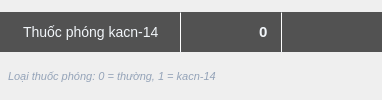
       <widget class="QWidget" name="kacn14Container" native="true">
        <layout class="QVBoxLayout" name="kacn14Layout">
         <property name="spacing">
          <number>3</number>
         </property>
         <property name="leftMargin">
          <number>0</number>
         </property>
         <property name="topMargin">
          <number>0</number>
         </property>
         <property name="rightMargin">
          <number>0</number>
         </property>
         <property name="bottomMargin">
          <number>0</number>
         </property>
         
         <!-- Capsule Input -->
         <item>
          <widget class="QWidget" name="kacn14Capsule" native="true">
           <property name="minimumSize">
            <size>
             <width>0</width>
             <height>40</height>
            </size>
           </property>
           <property name="maximumSize">
            <size>
             <width>16777215</width>
             <height>40</height>
            </size>
           </property>
           <layout class="QHBoxLayout" name="kacn14CapsuleLayout">
            <property name="spacing">
             <number>0</number>
            </property>
            <property name="leftMargin">
             <number>0</number>
            </property>
            <property name="topMargin">
             <number>0</number>
            </property>
            <property name="rightMargin">
             <number>0</number>
            </property>
            <property name="bottomMargin">
             <number>0</number>
            </property>
            
            <!-- Label bên trái -->
            <item>
             <widget class="QLabel" name="kacn14Label">
              <property name="minimumSize">
               <size>
                <width>180</width>
                <height>40</height>
               </size>
              </property>
              <property name="maximumSize">
               <size>
                <width>16777215</width>
                <height>40</height>
               </size>
              </property>
              <property name="text">
               <string>Thuốc phóng kacn-14</string>
              </property>
              <property name="alignment">
               <set>Qt::AlignLeft|Qt::AlignVCenter</set>
              </property>
              <property name="styleSheet">
               <string notr="true">QLabel {
    background-color: #525252;
    color: #F1F5F9;
    font-size: 14px;
    font-family: 'Tahoma', Arial, sans-serif;
    padding-left: 20px;
    border-top-left-radius: 25px;
    border-bottom-left-radius: 25px;
}</string>
              </property>
             </widget>
            </item>
            
            <!-- Separator 1 -->
            <item>
             <widget class="Line" name="kacn14Sep1">
              <property name="minimumSize">
               <size>
                <width>1</width>
                <height>0</height>
               </size>
              </property>
              <property name="maximumSize">
               <size>
                <width>1</width>
                <height>16777215</height>
               </size>
              </property>
              <property name="styleSheet">
               <string notr="true">background-color: #F1F5F9;</string>
              </property>
              <property name="orientation">
               <enum>Qt::Vertical</enum>
              </property>
             </widget>
            </item>
            
            <!-- Input Field -->
            <item>
             <widget class="QLineEdit" name="kacn14Input">
              <property name="minimumSize">
               <size>
                <width>100</width>
                <height>40</height>
               </size>
              </property>
              <property name="maximumSize">
               <size>
                <width>100</width>
                <height>40</height>
               </size>
              </property>
              <property name="text">
               <string>0</string>
              </property>
              <property name="alignment">
               <set>Qt::AlignRight|Qt::AlignVCenter</set>
              </property>
              <property name="styleSheet">
               <string notr="true">QLineEdit {
    background-color: #525252;
    color: #F1F5F9;
    border: none;
    font-size: 15px;
    font-weight: bold;
    font-family: 'Tahoma', Arial, sans-serif;
    padding-right: 10px;
}
QLineEdit:focus {
    background-color: #626262;
}
QLineEdit:disabled {
    background-color: #3a3a3a;
    color: #808080;
}</string>
              </property>
             </widget>
            </item>
            
            <!-- Separator 2 -->
            <item>
             <widget class="Line" name="kacn14Sep2">
              <property name="minimumSize">
               <size>
                <width>1</width>
                <height>0</height>
               </size>
              </property>
              <property name="maximumSize">
               <size>
                <width>1</width>
                <height>16777215</height>
               </size>
              </property>
              <property name="styleSheet">
               <string notr="true">background-color: #F1F5F9;</string>
              </property>
              <property name="orientation">
               <enum>Qt::Vertical</enum>
              </property>
             </widget>
            </item>
            
            <!-- Unit Label -->
            <item>
             <widget class="QLabel" name="kacn14Unit">
              <property name="minimumSize">
               <size>
                <width>100</width>
                <height>40</height>
               </size>
              </property>
              <property name="maximumSize">
               <size>
                <width>100</width>
                <height>40</height>
               </size>
              </property>
              <property name="text">
               <string></string>
              </property>
              <property name="alignment">
               <set>Qt::AlignRight|Qt::AlignVCenter</set>
              </property>
              <property name="styleSheet">
               <string notr="true">QLabel {
    background-color: #525252;
    color: #F1F5F9;
    font-size: 14px;
    font-family: 'Tahoma', Arial, sans-serif;
    padding-right: 15px;
    border-top-right-radius: 25px;
    border-bottom-right-radius: 25px;
}</string>
              </property>
             </widget>
            </item>
           </layout>
          </widget>
         </item>

         <!-- Note Label -->
         <item>
          <widget class="QLabel" name="kacn14Note">
           <property name="minimumSize">
            <size>
             <width>0</width>
             <height>20</height>
            </size>
           </property>
           <property name="maximumSize">
            <size>
             <width>16777215</width>
             <height>20</height>
            </size>
           </property>
           <property name="text">
            <string>Loại thuốc phóng: 0 = thường, 1 = kacn-14</string>
           </property>
           <property name="alignment">
            <set>Qt::AlignLeft|Qt::AlignTop</set>
           </property>
           <property name="wordWrap">
            <bool>true</bool>
           </property>
           <property name="styleSheet">
            <string notr="true">QLabel {
    background-color: transparent;
    color: #94A3B8;
    font-size: 11px;
    font-style: italic;
    padding-left: 5px;
    padding-right: 5px;
}</string>
           </property>
          </widget>
         </item>
        </layout>
       </widget>
